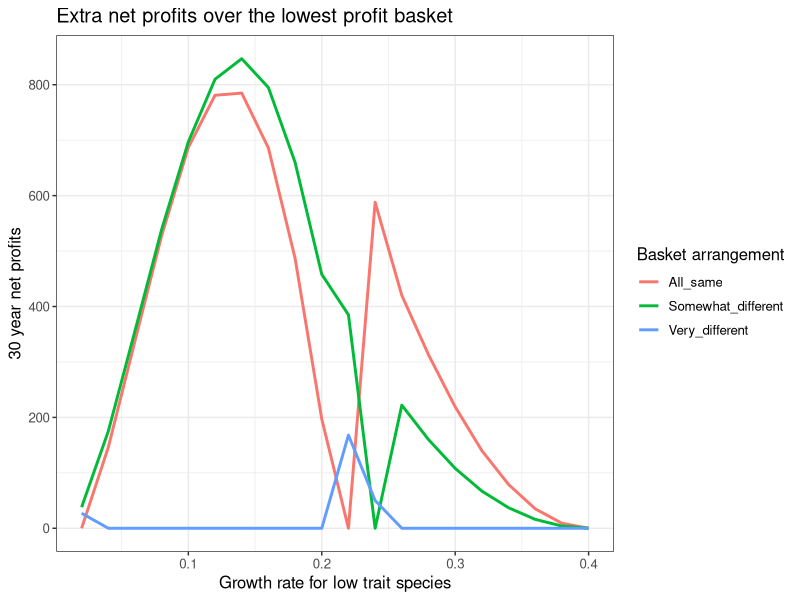
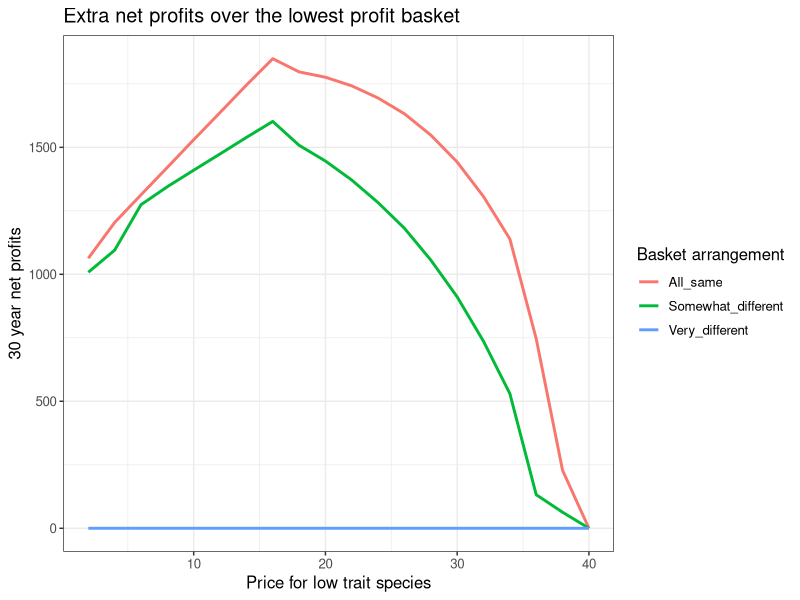
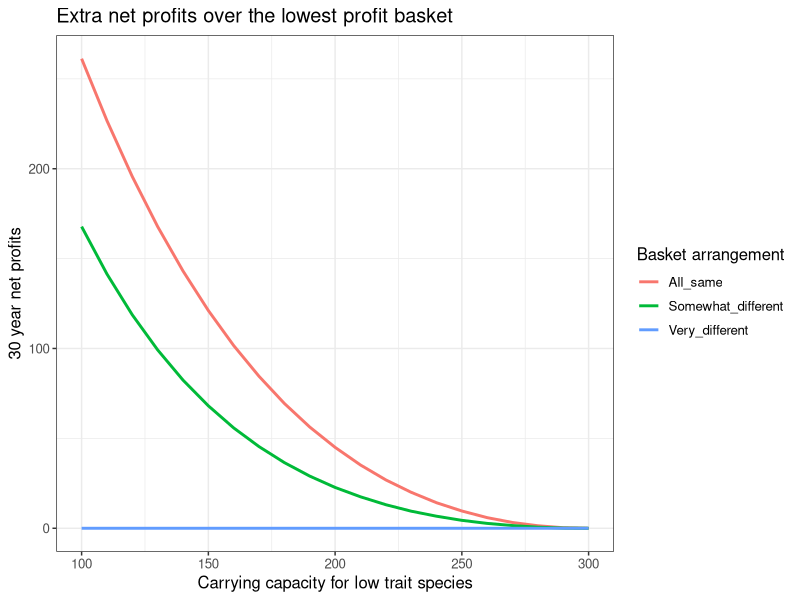
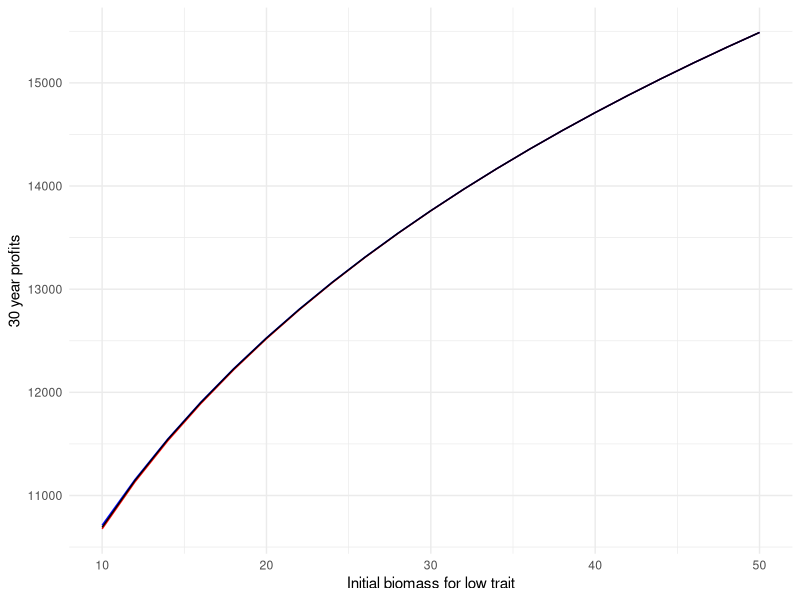
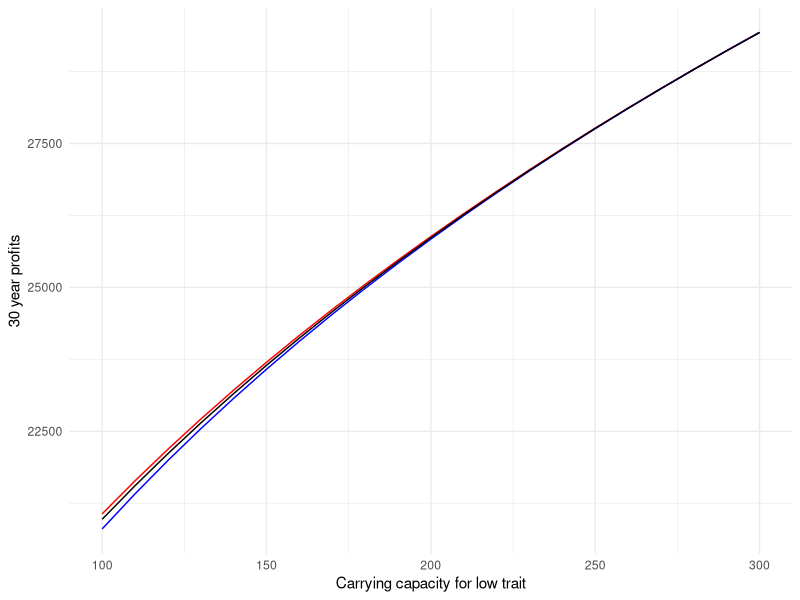
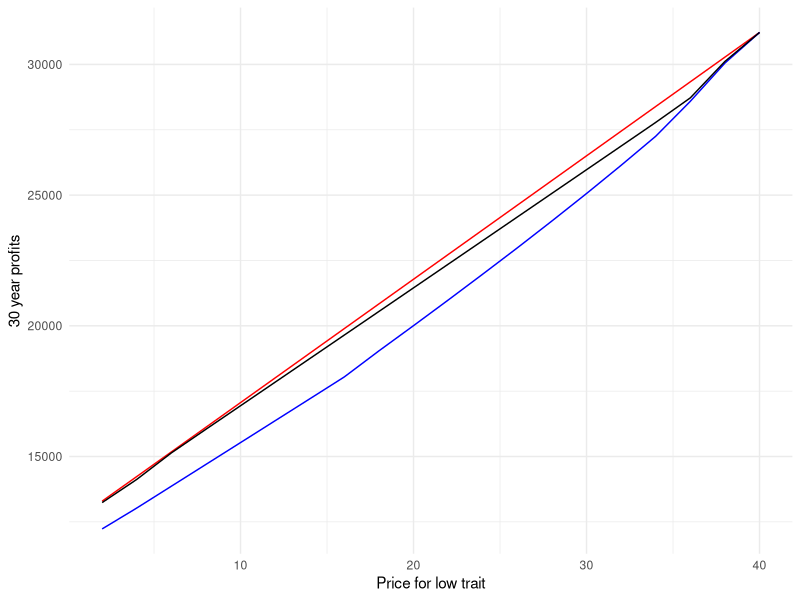
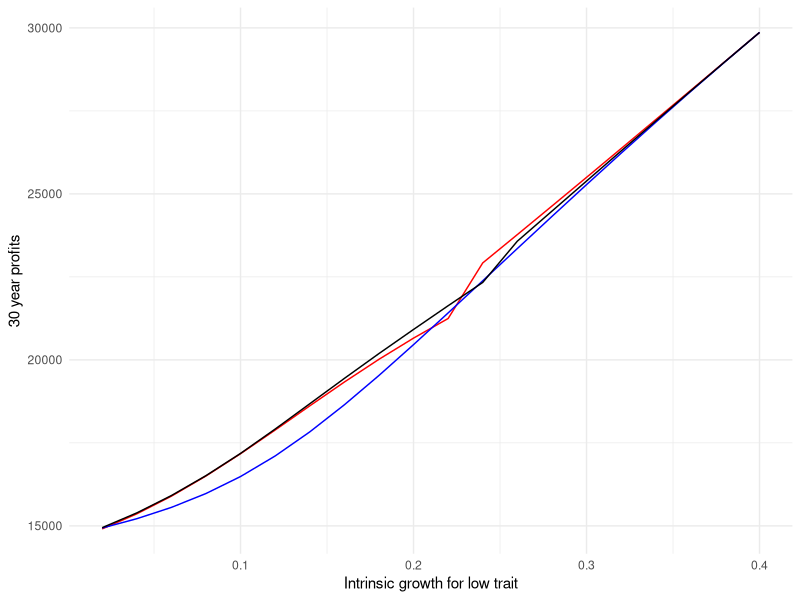

Recreate these plots in R, in order.
## ---- chunk 1
knitr::opts_chunk$set(echo = TRUE, message=FALSE, warning=FALSE, echo=FALSE)

library(tidyverse)
library(here)
library(scales)
library(gridExtra)
library(grid)
library(kableExtra)
library(ggtext)
## ---- chunk 2
# run this

mult_df_k <- read_csv(here("working_model","multiple runs","results","mult_k.csv")) %>% 
  mutate(key_variable="K")
mult_df_r <- read_csv(here("working_model","multiple runs","results","mult_r.csv"))%>% 
  mutate(key_variable="r")
mult_df_p <- read_csv(here("working_model","multiple runs","results","mult_p.csv")) %>% 
  mutate(key_variable="Value")
mult_df_x <- read_csv(here("working_model","multiple runs","results","mult_x.csv"))%>% 
  mutate(key_variable="x")

# I used this file that i externally created with the data of the mult_R

case_r <- read_csv(here("working_model","multiple runs","results","case_r.csv"))%>% 
  mutate(key_variable="r")
case_k <- read_csv(here("working_model","multiple runs","results","case_k.csv"))%>% 
  mutate(key_variable="k")
case_p <- read_csv(here("working_model","multiple runs","results","case_p.csv"))%>% 
  mutate(key_variable="k")

# RESHAPE THEM
mult_r2 <-  reshape(case_r, 
                            direction = "long",
                            varying = list(names(case_r)[9:11]),
        v.names = "Combination",
        idvar = c("sc2","sc1"),
        timevar="analysis",
        times = c("All_same", "Very_different", "Somewhat_different"))

mult_p2 <-  reshape(case_p, 
                            direction = "long",
                            varying = list(names(case_p)[9:11]),
        v.names = "Combination",
        idvar = c("sc2","sc1"),
        timevar="analysis",
        times = c("All_same", "Very_different", "Somewhat_different"))

mult_k2 <-  reshape(case_k, 
                            direction = "long",
                            varying = list(names(case_k)[9:11]),
        v.names = "Combination",
        idvar = c("sc2","sc1"),
        timevar="analysis",
        times = c("All_same", "Very_different", "Somewhat_different"))


#graph r

mult_r2g <- ggplot(data = mult_r2, aes(x = param1, y = Combination)) +
    geom_line(alpha = 3, aes(color = analysis), size=1)+
  labs(title="Extra net profits over the lowest profit basket",
       y= "30 year net profits",
       x= "Growth rate for low trait species")+
  scale_colour_discrete("Basket arrangement")+
  theme_bw() +
  theme(text = element_text(size = 12))

#graph p
mult_p2g <- ggplot(data = mult_p2, aes(x = param1, y = Combination)) +
    geom_line(alpha = 3, aes(color = analysis), size=1)+
  labs(title="Extra net profits over the lowest profit basket",
       y= "30 year net profits",
       x= "Price for low trait species")+
  scale_colour_discrete("Basket arrangement")+
  theme_bw() +
  theme(text = element_text(size = 12))

#graph k
mult_k2g <- ggplot(data = mult_k2, aes(x = param1, y = Combination)) +
    geom_line(alpha = 3, aes(color = analysis), size=1)+
  labs(title="Extra net profits over the lowest profit basket",
       y= "30 year net profits",
       x= "Carrying capacity for low trait species")+
  scale_colour_discrete("Basket arrangement")+
  theme_bw() +
  theme(text = element_text(size = 12))



ggsave("mult_r2g.png", plot=mult_r2g)
ggsave("mult_p2g.png", plot=mult_p2g)
ggsave("mult_k2g.png", plot=mult_k2g)


## ---- chunk 3
# not used code

# join
NPVs_df_all <- rbind(mult_df_k, mult_df_r, mult_df_p, mult_df_x) %>% 
  select(runs, key_variable, sc1, sc2, sc3)

# rearrange table
NPVs_df_all_arr <-  reshape(NPVs_df_all, 
                            direction = "long",
                            varying = list(names(NPVs_df_all)[3:5]),
        v.names = "NPV",
        idvar = c("key_variable","runs"),
        timevar="analysis",
        times = c("sc1", "sc2", "sc3"))

NVPs_df_all_clean <- NPVs_df_all_arr%>% 
  mutate(names = case_when(
    analysis == "sc1" ~ "All Same",
    analysis =="sc2" ~ "Very Different",
    analysis =="sc3" ~ "Somewhat Different"),
    number = case_when(
    analysis == "sc1" ~ 1,
    analysis =="sc2" ~ 2,
    analysis =="sc3" ~ 3)) %>% 
  arrange(names)

# max 
# NPVs_df_all[, max:=pmax(mult_df_k,mult_df_r,mult_df_p, mult_df_x)]

## ---- chunk 4

## ---- chunk 5

# not used code! dont run

mult_k <- ggplot(data = mult_df_k)+
  geom_line(aes(y=sc1, x=param1), color="red")+ 
  geom_line(aes(y=sc2, x=param2), color="blue")+ 
  geom_line(aes(y=sc3, x=param3), color="black")+ 
  theme_minimal()+
  labs(x= "Carrying capacity for low trait",
         y= "30 year profits")

mult_r <-ggplot(data = mult_df_r)+
  geom_line(aes(y=sc1, x=param1), color="red")+ 
  geom_line(aes(y=sc2, x=param2), color="blue")+ 
  geom_line(aes(y=sc3, x=param3), color="black")+ 
  theme_minimal()+
  labs(x= "Intrinsic growth for low trait",
         y= "30 year profits")

mult_p <-ggplot(data = mult_df_p)+
  geom_line(aes(y=sc1, x=param1), color="red")+ 
  geom_line(aes(y=sc2, x=param2), color="blue")+ 
  geom_line(aes(y=sc3, x=param3), color="black")+ 
  theme_minimal()+
  labs(x= "Price for low trait",
         y= "30 year profits")

mult_x <-ggplot(data = mult_df_x)+
  geom_line(aes(y=sc1, x=param1), color="red")+ 
  geom_line(aes(y=sc2, x=param2), color="blue")+ 
  geom_line(aes(y=sc3, x=param3), color="black")+ 
  theme_minimal()+
  labs(x= "Initial biomass for low trait",
         y= "30 year profits")

ggsave("mult_x.png", plot=mult_x)
ggsave("mulr_k.png", plot=mult_k)
ggsave("mult_p.png", plot=mult_p)
ggsave("mult_r.png", plot=mult_r)
